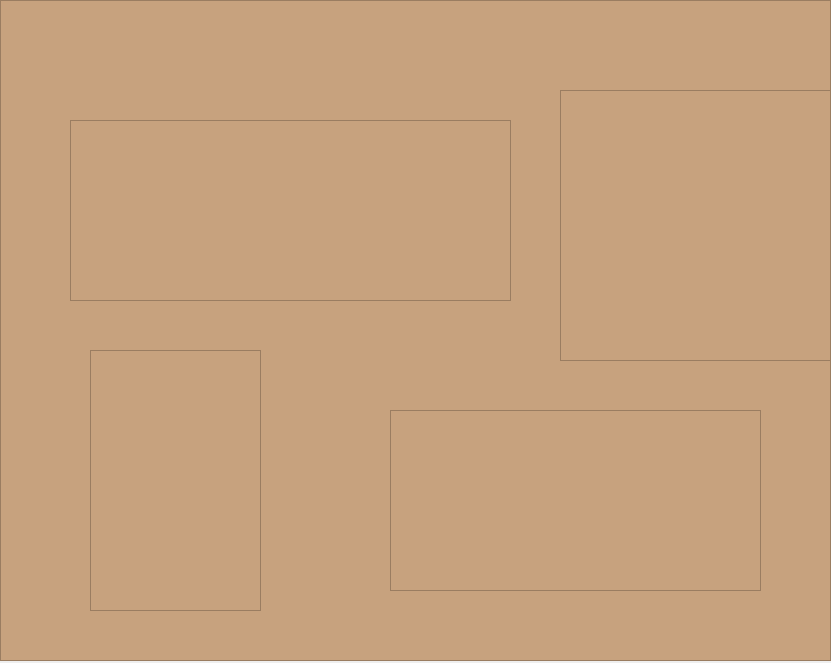
<?xml version="1.0" encoding="UTF-8"?>
<ui version="4.0">
 <class>Dialog_creator</class>
 <widget class="QWidget" name="Dialog_creator">
  <property name="geometry">
   <rect>
    <x>0</x>
    <y>0</y>
    <width>831</width>
    <height>663</height>
   </rect>
  </property>
  <property name="windowTitle">
   <string>Form</string>
  </property>
  <widget class="QFrame" name="frame">
   <property name="geometry">
    <rect>
     <x>0</x>
     <y>0</y>
     <width>831</width>
     <height>661</height>
    </rect>
   </property>
   <property name="styleSheet">
    <string notr="true">background-color: rgb(199, 162, 126);
</string>
   </property>
   <property name="frameShape">
    <enum>QFrame::StyledPanel</enum>
   </property>
   <property name="frameShadow">
    <enum>QFrame::Raised</enum>
   </property>
   <widget class="QFrame" name="frame_2">
    <property name="geometry">
     <rect>
      <x>560</x>
      <y>90</y>
      <width>271</width>
      <height>271</height>
     </rect>
    </property>
    <property name="styleSheet">
     <string notr="true">image: url(:/new/prefix1/New folder/fatemeh.jpg);</string>
    </property>
    <property name="frameShape">
     <enum>QFrame::StyledPanel</enum>
    </property>
    <property name="frameShadow">
     <enum>QFrame::Raised</enum>
    </property>
   </widget>
   <widget class="QFrame" name="frame_3">
    <property name="geometry">
     <rect>
      <x>90</x>
      <y>350</y>
      <width>171</width>
      <height>261</height>
     </rect>
    </property>
    <property name="styleSheet">
     <string notr="true">image: url(:/new/prefix1/New folder/ensieh.jpg);</string>
    </property>
    <property name="frameShape">
     <enum>QFrame::StyledPanel</enum>
    </property>
    <property name="frameShadow">
     <enum>QFrame::Raised</enum>
    </property>
   </widget>
   <widget class="QFrame" name="frame_4">
    <property name="geometry">
     <rect>
      <x>70</x>
      <y>120</y>
      <width>441</width>
      <height>181</height>
     </rect>
    </property>
    <property name="styleSheet">
     <string notr="true">image: url(:/new/prefix1/New folder/IMG_20240710_163405_406 (2).png);</string>
    </property>
    <property name="frameShape">
     <enum>QFrame::StyledPanel</enum>
    </property>
    <property name="frameShadow">
     <enum>QFrame::Raised</enum>
    </property>
   </widget>
   <widget class="QFrame" name="frame_5">
    <property name="geometry">
     <rect>
      <x>390</x>
      <y>410</y>
      <width>371</width>
      <height>181</height>
     </rect>
    </property>
    <property name="styleSheet">
     <string notr="true">image: url(:/new/prefix1/New folder/20240710_164439.png);</string>
    </property>
    <property name="frameShape">
     <enum>QFrame::StyledPanel</enum>
    </property>
    <property name="frameShadow">
     <enum>QFrame::Raised</enum>
    </property>
   </widget>
   <widget class="QPushButton" name="pushButton">
    <property name="geometry">
     <rect>
      <x>20</x>
      <y>-10</y>
      <width>121</width>
      <height>81</height>
     </rect>
    </property>
    <property name="styleSheet">
     <string notr="true">image: url(:/new/prefix1/New folder/back to menu.png);</string>
    </property>
    <property name="text">
     <string/>
    </property>
    <property name="flat">
     <bool>true</bool>
    </property>
   </widget>
  </widget>
 </widget>
 <resources/>
 <connections/>
</ui>
